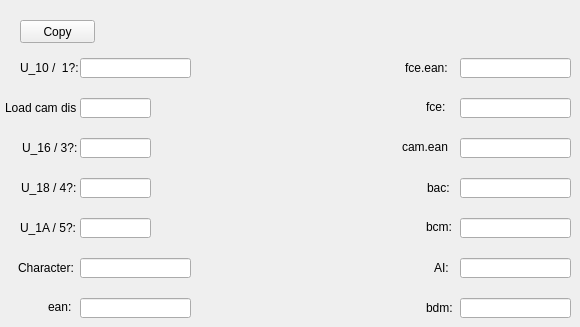
    <widget class="QWidget" name="cmsTab">
     <property name="autoFillBackground">
      <bool>true</bool>
     </property>
     <attribute name="title">
      <string>CMS</string>
     </attribute>
     <widget class="QLabel" name="label_16">
      <property name="geometry">
       <rect>
        <x>20</x>
        <y>60</y>
        <width>61</width>
        <height>16</height>
       </rect>
      </property>
      <property name="text">
       <string>U_10 /  1?:</string>
      </property>
     </widget>
     <widget class="QLabel" name="label_17">
      <property name="geometry">
       <rect>
        <x>5</x>
        <y>100</y>
        <width>71</width>
        <height>16</height>
       </rect>
      </property>
      <property name="text">
       <string>Load cam dist:</string>
      </property>
     </widget>
     <widget class="QLabel" name="u16Label">
      <property name="geometry">
       <rect>
        <x>22</x>
        <y>140</y>
        <width>61</width>
        <height>16</height>
       </rect>
      </property>
      <property name="text">
       <string>U_16 / 3?:</string>
      </property>
     </widget>
     <widget class="QLabel" name="u18Label">
      <property name="geometry">
       <rect>
        <x>21</x>
        <y>180</y>
        <width>61</width>
        <height>16</height>
       </rect>
      </property>
      <property name="text">
       <string>U_18 / 4?:</string>
      </property>
     </widget>
     <widget class="QLabel" name="u1ALabel">
      <property name="geometry">
       <rect>
        <x>20</x>
        <y>220</y>
        <width>61</width>
        <height>16</height>
       </rect>
      </property>
      <property name="text">
       <string>U_1A / 5?:</string>
      </property>
     </widget>
     <widget class="QLabel" name="characterLabel">
      <property name="geometry">
       <rect>
        <x>18</x>
        <y>260</y>
        <width>61</width>
        <height>16</height>
       </rect>
      </property>
      <property name="text">
       <string>Character:</string>
      </property>
     </widget>
     <widget class="QLabel" name="eanLabel">
      <property name="geometry">
       <rect>
        <x>48</x>
        <y>300</y>
        <width>47</width>
        <height>13</height>
       </rect>
      </property>
      <property name="text">
       <string>ean:</string>
      </property>
     </widget>
     <widget class="QLabel" name="label_23">
      <property name="geometry">
       <rect>
        <x>405</x>
        <y>60</y>
        <width>51</width>
        <height>16</height>
       </rect>
      </property>
      <property name="text">
       <string>fce.ean:</string>
      </property>
     </widget>
     <widget class="QLabel" name="label_24">
      <property name="geometry">
       <rect>
        <x>426</x>
        <y>100</y>
        <width>47</width>
        <height>13</height>
       </rect>
      </property>
      <property name="text">
       <string>fce:</string>
      </property>
     </widget>
     <widget class="QLabel" name="label_25">
      <property name="geometry">
       <rect>
        <x>402</x>
        <y>140</y>
        <width>47</width>
        <height>13</height>
       </rect>
      </property>
      <property name="text">
       <string>cam.ean:</string>
      </property>
     </widget>
     <widget class="QLabel" name="label_26">
      <property name="geometry">
       <rect>
        <x>427</x>
        <y>180</y>
        <width>31</width>
        <height>16</height>
       </rect>
      </property>
      <property name="text">
       <string>bac:</string>
      </property>
     </widget>
     <widget class="QLabel" name="label_27">
      <property name="geometry">
       <rect>
        <x>426</x>
        <y>220</y>
        <width>47</width>
        <height>13</height>
       </rect>
      </property>
      <property name="text">
       <string>bcm:</string>
      </property>
     </widget>
     <widget class="QLabel" name="label_28">
      <property name="geometry">
       <rect>
        <x>434</x>
        <y>260</y>
        <width>31</width>
        <height>16</height>
       </rect>
      </property>
      <property name="text">
       <string>AI:</string>
      </property>
     </widget>
     <widget class="QLabel" name="label_29">
      <property name="geometry">
       <rect>
        <x>426</x>
        <y>300</y>
        <width>51</width>
        <height>16</height>
       </rect>
      </property>
      <property name="text">
       <string>bdm:</string>
      </property>
     </widget>
     <widget class="QLineEdit" name="u10Edit">
      <property name="geometry">
       <rect>
        <x>80</x>
        <y>58</y>
        <width>111</width>
        <height>20</height>
       </rect>
      </property>
     </widget>
     <widget class="QLineEdit" name="camDistEdit">
      <property name="geometry">
       <rect>
        <x>80</x>
        <y>98</y>
        <width>71</width>
        <height>20</height>
       </rect>
      </property>
     </widget>
     <widget class="QLineEdit" name="u16Edit">
      <property name="geometry">
       <rect>
        <x>80</x>
        <y>138</y>
        <width>71</width>
        <height>20</height>
       </rect>
      </property>
     </widget>
     <widget class="QLineEdit" name="u18Edit">
      <property name="geometry">
       <rect>
        <x>80</x>
        <y>178</y>
        <width>71</width>
        <height>20</height>
       </rect>
      </property>
     </widget>
     <widget class="QLineEdit" name="u1AEdit">
      <property name="geometry">
       <rect>
        <x>80</x>
        <y>218</y>
        <width>71</width>
        <height>20</height>
       </rect>
      </property>
     </widget>
     <widget class="QLineEdit" name="characterEdit">
      <property name="geometry">
       <rect>
        <x>80</x>
        <y>258</y>
        <width>111</width>
        <height>20</height>
       </rect>
      </property>
     </widget>
     <widget class="QLineEdit" name="eanEdit">
      <property name="geometry">
       <rect>
        <x>80</x>
        <y>298</y>
        <width>111</width>
        <height>20</height>
       </rect>
      </property>
     </widget>
     <widget class="QLineEdit" name="fceEanEdit">
      <property name="geometry">
       <rect>
        <x>460</x>
        <y>58</y>
        <width>111</width>
        <height>20</height>
       </rect>
      </property>
     </widget>
     <widget class="QLineEdit" name="fceEdit">
      <property name="geometry">
       <rect>
        <x>460</x>
        <y>98</y>
        <width>111</width>
        <height>20</height>
       </rect>
      </property>
     </widget>
     <widget class="QLineEdit" name="camEanEdit">
      <property name="geometry">
       <rect>
        <x>460</x>
        <y>138</y>
        <width>111</width>
        <height>20</height>
       </rect>
      </property>
     </widget>
     <widget class="QLineEdit" name="bacEdit">
      <property name="geometry">
       <rect>
        <x>460</x>
        <y>178</y>
        <width>111</width>
        <height>20</height>
       </rect>
      </property>
     </widget>
     <widget class="QLineEdit" name="bcmEdit">
      <property name="geometry">
       <rect>
        <x>460</x>
        <y>218</y>
        <width>111</width>
        <height>20</height>
       </rect>
      </property>
     </widget>
     <widget class="QLineEdit" name="aiEdit">
      <property name="geometry">
       <rect>
        <x>460</x>
        <y>258</y>
        <width>111</width>
        <height>20</height>
       </rect>
      </property>
     </widget>
     <widget class="QLineEdit" name="bdmEdit">
      <property name="geometry">
       <rect>
        <x>460</x>
        <y>298</y>
        <width>111</width>
        <height>20</height>
       </rect>
      </property>
     </widget>
     <widget class="QToolButton" name="cmsCopyButton">
      <property name="geometry">
       <rect>
        <x>20</x>
        <y>20</y>
        <width>75</width>
        <height>23</height>
       </rect>
      </property>
      <property name="text">
       <string>Copy</string>
      </property>
      <property name="popupMode">
       <enum>QToolButton::InstantPopup</enum>
      </property>
      <property name="toolButtonStyle">
       <enum>Qt::ToolButtonTextOnly</enum>
      </property>
     </widget>
    </widget>
